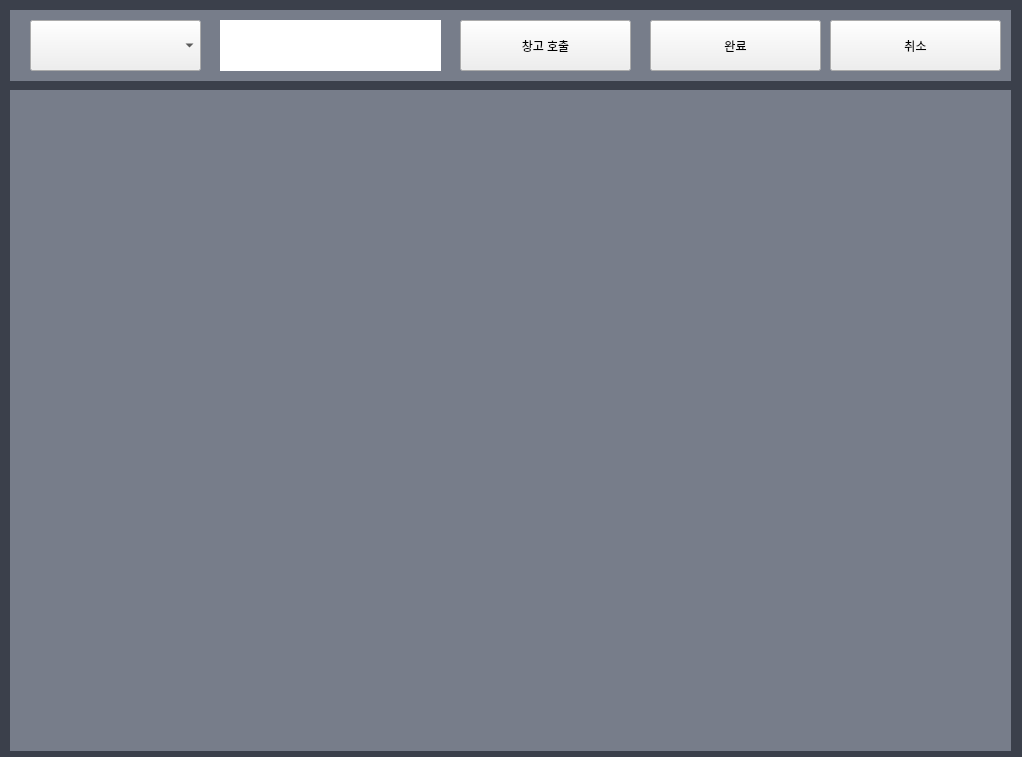
<?xml version="1.0" encoding="UTF-8"?>
<ui version="4.0">
 <class>Form</class>
 <widget class="QWidget" name="Form">
  <property name="geometry">
   <rect>
    <x>0</x>
    <y>0</y>
    <width>1022</width>
    <height>757</height>
   </rect>
  </property>
  <property name="windowTitle">
   <string>Form</string>
  </property>
  <widget class="QLabel" name="formBackground_label">
   <property name="geometry">
    <rect>
     <x>0</x>
     <y>-10</y>
     <width>1024</width>
     <height>768</height>
    </rect>
   </property>
   <property name="styleSheet">
    <string notr="true">background-color: #3B404B;</string>
   </property>
   <property name="text">
    <string/>
   </property>
  </widget>
  <widget class="QLabel" name="formContentBackgroundLabel">
   <property name="geometry">
    <rect>
     <x>10</x>
     <y>10</y>
     <width>1001</width>
     <height>71</height>
    </rect>
   </property>
   <property name="styleSheet">
    <string notr="true">background-color: #777D8A;</string>
   </property>
   <property name="text">
    <string/>
   </property>
  </widget>
  <widget class="QLabel" name="formContentBackgroundLabel_2">
   <property name="geometry">
    <rect>
     <x>10</x>
     <y>90</y>
     <width>1001</width>
     <height>661</height>
    </rect>
   </property>
   <property name="styleSheet">
    <string notr="true">background-color: #777D8A;</string>
   </property>
   <property name="text">
    <string/>
   </property>
  </widget>
  <widget class="QPushButton" name="formClearPushButton">
   <property name="geometry">
    <rect>
     <x>650</x>
     <y>20</y>
     <width>171</width>
     <height>51</height>
    </rect>
   </property>
   <property name="text">
    <string>완료</string>
   </property>
  </widget>
  <widget class="QPushButton" name="formCallStorePushButton">
   <property name="geometry">
    <rect>
     <x>460</x>
     <y>20</y>
     <width>171</width>
     <height>51</height>
    </rect>
   </property>
   <property name="text">
    <string>창고 호출</string>
   </property>
  </widget>
  <widget class="QWidget" name="gridLayoutWidget">
   <property name="geometry">
    <rect>
     <x>30</x>
     <y>110</y>
     <width>961</width>
     <height>621</height>
    </rect>
   </property>
   <layout class="QGridLayout" name="gridLayout"/>
  </widget>
  <widget class="QComboBox" name="formStoreComboBox">
   <property name="geometry">
    <rect>
     <x>30</x>
     <y>20</y>
     <width>171</width>
     <height>51</height>
    </rect>
   </property>
  </widget>
  <widget class="QPushButton" name="formCancelButton">
   <property name="geometry">
    <rect>
     <x>830</x>
     <y>20</y>
     <width>171</width>
     <height>51</height>
    </rect>
   </property>
   <property name="text">
    <string>취소</string>
   </property>
  </widget>
  <widget class="QLabel" name="formStoreNameLabel">
   <property name="geometry">
    <rect>
     <x>220</x>
     <y>20</y>
     <width>221</width>
     <height>51</height>
    </rect>
   </property>
   <property name="styleSheet">
    <string notr="true">background-color: white;</string>
   </property>
   <property name="text">
    <string/>
   </property>
   <property name="alignment">
    <set>Qt::AlignCenter</set>
   </property>
  </widget>
 </widget>
 <resources/>
 <connections/>
</ui>
